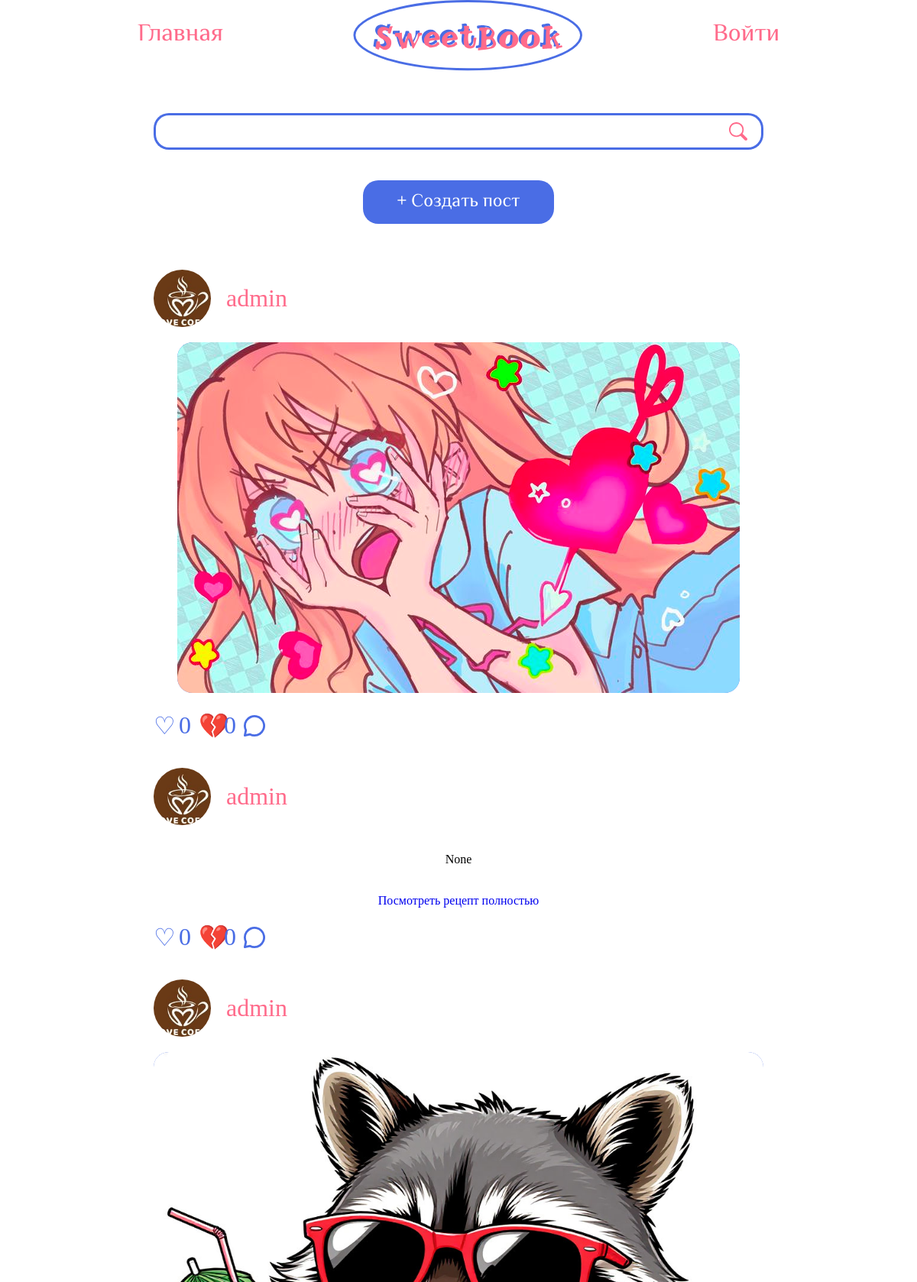
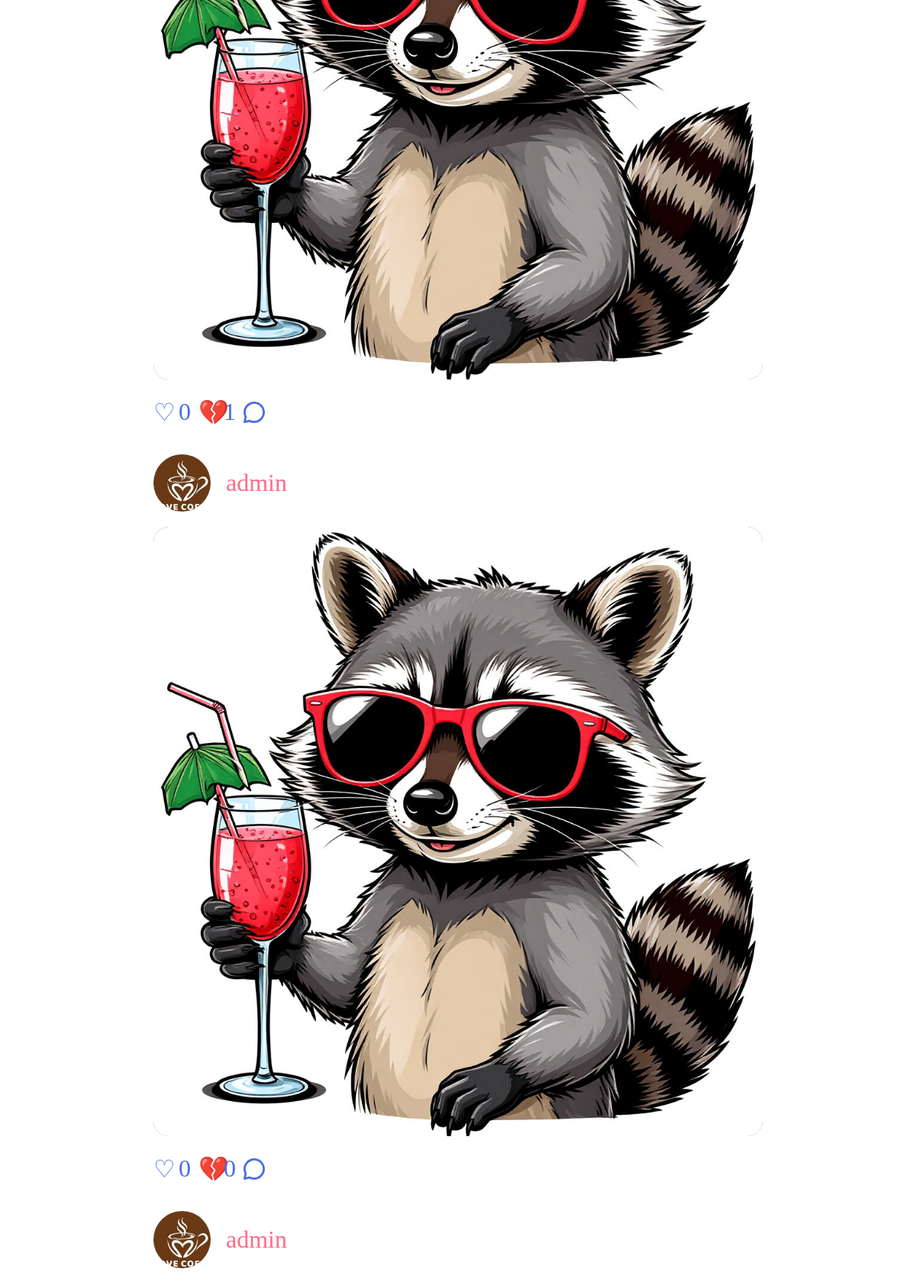
The page / (upper part) on the database its author committed (2 pictures, top to bottom).
### posts/models.py (models this page shows, shortened)
class Post(models.Model):
    author = models.ForeignKey(
        settings.AUTH_USER_MODEL,
        on_delete=models.CASCADE,
        related_name="posts",
        verbose_name="Автор",
    )
    text = models.TextField("Текст поста")
    created_at = models.DateTimeField("Дата создания", auto_now_add=True)
    class Meta:
        ordering = ["-created_at"]
        verbose_name = "Пост"
        verbose_name_plural = "Посты"
    def likes_count(self):
        return self.reactions.filter(value=1).count()
    def dislikes_count(self):
        return self.reactions.filter(value=-1).count()

class PostImage(models.Model):
    post = models.ForeignKey(Post, on_delete=models.CASCADE, related_name="images")
    image = models.ImageField(upload_to="posts/%Y/%m/%d/")

### users/models.py (models this page shows, shortened)
class User(AbstractUser):
    username = models.CharField(
        max_length=150,
        unique=True,
        validators=[alphanumeric_validator],
    )
    phone = models.CharField(
        max_length=20,
        blank=True,
        validators=[numeric_validator],
    )
    avatar = models.ImageField(
        upload_to='avatars/',
        blank=True,
        null=True,
        default='avatars/default.png',
    )
    is_online = models.BooleanField(default=False)
    last_seen = models.DateTimeField(null=True, blank=True)

### posts/views.py (the view)
# urls.py: path('', views.home_view, name='home'),
def home_view(request):
    posts = Post.objects.select_related('author').prefetch_related(
        'images', 'comments__author', 'reactions'
    )[:10]
    return render(request, 'posts/home.html', {'posts': posts})

### posts/templates/posts/home.html (shortened to what this page needs)
{% extends 'base.html' %}
{% load static %}
{% block content %}
  <main>
    <div class="body-top">
      <div class="search">
        <input type="text" class="search-input" />
        <div class="search_icon">
          <a href="#"><img src="{% static 'images/search_icon.svg' %}" alt="" class="search_icon" /></a>
        </div>
      </div>
      <a href="{% url 'posts:create' %}"><input type="button" class="create-post" value="+ Создать пост" /></a>
    </div>
    <div class="posts-container">
      {% for post in posts %}
        <div class="post" data-post-id="{{ post.id }}">
          <div class="post-header">
            {% if post.author.avatar %}
              <img src="{{ post.author.avatar.url }}" alt="" class="post-avatar" />
            {% else %}
              <img src="{% static 'images/default_avatar.jpg' %}" alt="" class="post-avatar" />
            {% endif %}
            <a href="{% url 'users:profile' %}?user={{ post.author.id }}" class="post-user">{{ post.author.username }}</a>
          </div>
          {% if post.images.all %}
            {% with img=post.images.all.0 %}
              <a href="{% url 'posts:detail' post.pk %}">
                <div class="post-main">
                  <div class="post-img-container">
                    <img src="{{ img.image.url }}" alt="" class="post-img" />
                  </div>
                </div>
              </a>
            {% endwith %}
          {% else %}
            <div class="post-main">
              <p class="post-text">
                {% if post.text|length > 250 %}
                  {{ post.preview|linebreaksbr }}
                {% else %}
                  {{ post.text|linebreaksbr }}
                {% endif %}
              </p>
              <a href="{% url 'posts:detail' post.pk %}" class="link-accent">Посмотреть рецепт полностью</a>
            </div>
          {% endif %}
          <div class="post-footer">
            <div class="like post-icon-container">
              <span class="post-icon react-btn" data-value="like">♡</span>
              <span class="react-count like-count">{{ post.likes_count }}</span>
            </div>
            <div class="dislike post-icon-container">
              <span class="post-icon react-btn" data-value="dislike">💔</span>
              <span class="react-count dislike-count">{{ post.dislikes_count }}</span>
            </div>
            <div class="post-comment post-icon-container">
              <img src="{% static 'images/comment.svg' %}" alt="" class="post-icon comment-toggle" />
            </div>
          </div>
        </div>
      {% endfor %}
    </div>
  </main>
{% endblock %}

### static/css/style.css (style rules this page uses)
body { padding: 0 100px; }
a { text-decoration: none; }
main { display: flex; flex-direction: column; padding-top: 100px; }
.body-top { display: flex; flex-direction: column; margin: auto; width: 75%; max-width: 800px; row-gap: 40px; align-items: center; text-align: center; margin-top: 40px; }
.search { display: flex; flex-direction: row; width: 100%; }
.search-input { border-radius: 20px 0px 0px 20px; width: 100%; height: 48px; border: 3px solid #4A6DE5; border-right: none; padding: 0 20px; font-size: 16px; font-family: 'El Messiri', sans-serif; box-sizing: border-box; outline: none; }
.search_icon { border: #4A6DE5 3px solid; border-left: none; border-radius: 0px 20px 20px 0px; display: flex; align-items: center; justify-content: center; min-width: 60px; padding: 0; cursor: pointer; background-color: white; flex-shrink: 0; }
.search_icon img { width: 24px; height: 24px; border: none; }
.create-post { background-color: #4A6DE5; color: white; font-size: 24px; border-radius: 20px; border: none; padding: 10px; width: auto; min-width: 250px; font-family: 'El Messiri', sans-serif; cursor: pointer; }
.posts-container { margin-top: 60px; align-content: center; align-items: center; display: flex; flex-direction: column; row-gap: 40px; }
.post { display: flex; flex-direction: column; row-gap: 20px; width: 45%; }
.post-header { display: flex; column-gap: 20px; align-items: center; align-content: center; }
.post-avatar { width: 75px; height: 75px; border-radius: 50%; object-fit: cover; }
.post-user { font-family: 'ArthurPen'; font-size: 32px; color: #FF6B8B; }
.post-img { height: 600px; background-color: #4A6DE5; border-radius: 20px; }
.post-img { width: 100%; max-width: 100%; height: auto; min-height: 260px; border-radius: 20px; }
.post-footer { display: flex; column-gap: 10px; font-family: 'ArthurPen'; color: #4A6DE5; font-size: 32px; font-weight: 300; }
.post-icon-container { display: flex; align-content: center; column-gap: 5px; }
.post-icon { width: 28px; cursor: pointer; }
.post-text, .comment-text { max-width: 100%; box-sizing: border-box; word-wrap: break-word; }
.post-main { display: flex; flex-direction: column; align-items: center; row-gap: 20px; margin: 0 auto; }
@media (min-width: 961px) and (max-width: 1200px) { body { padding: 0 60px; } }
@media (min-width: 961px) and (max-width: 1200px) { main { padding-top: 100px; padding-bottom: 0; } }
@media (min-width: 961px) and (max-width: 1200px) { .posts-container { column-gap: 60px; row-gap: 36px; } }
@media (min-width: 961px) and (max-width: 1200px) { .post { width: 75%; margin: auto; } }
@media (min-width: 961px) and (max-width: 1200px) { .post-img { min-height: 420px; } }

### rows shown on the page
Post: author.avatar (picture), author.username "admin", images.all.0.image (picture), likes_count "0", dislikes_count "0"
Post: author.avatar (picture), author.username "admin", text "None", likes_count "0", dislikes_count "0"
Post: author.avatar (picture), author.username "admin", images.all.0.image (picture), likes_count "0", dislikes_count "1"
Post: author.avatar (picture), author.username "admin", images.all.0.image (picture), likes_count "0", dislikes_count "0"
Post: author.avatar (picture), author.username "admin"
